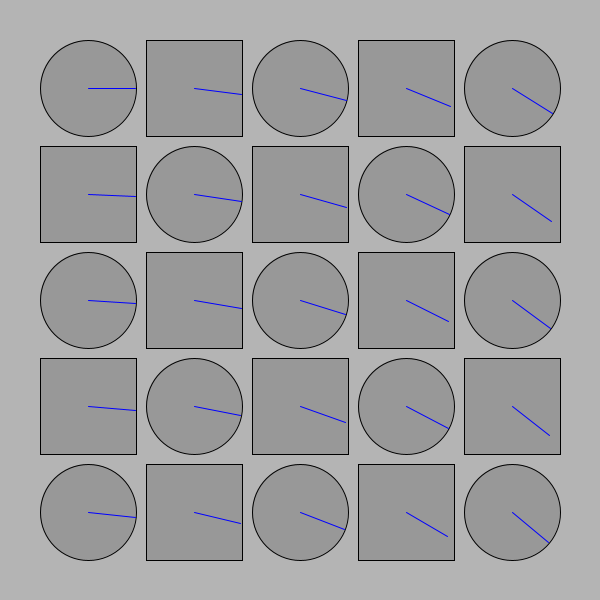
Frame 1 (no input)
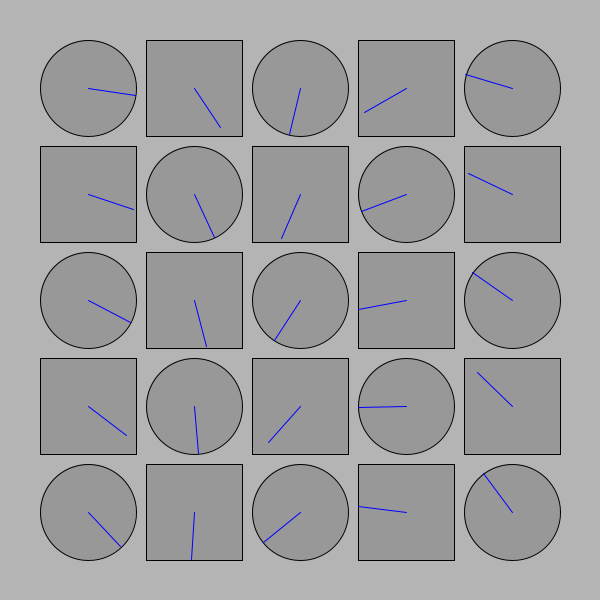
Frame 60 (the mouse pressed at the canvas centre just before this capture)
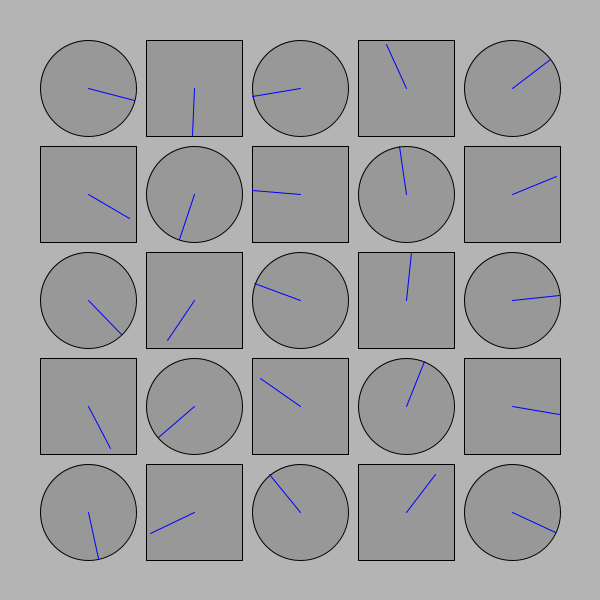
Frame 120 (the mouse held since frame 60 and released just before this capture)

The Processing sketch that drew these frames (run headless with seeded random() and noise(); from frame 60 on, the mouse is pressed at the canvas centre):

// Processing sketch: alternating_clocks
// ── alternating_clocks.pde
void setup() {
  size(600,600);
  background(180);
  noStroke();
  rectMode(CENTER);
  ellipseMode(CENTER);
}

void draw() {
  background(180);
  noStroke();
  
  float margin = 40;
  float gutter = 10;
  int numCells = 5; 
  float cellSize = (width - (2 * margin) - ((numCells - 1) * gutter)) / numCells;
  
  int cellNumber = 0;
  for (int i = 0; i < numCells; i++) {
    for (int j = 0; j < numCells; j++) {
      cellNumber++;
      
      float xPos = margin + (cellSize / 2) + (cellSize + gutter) * i;
      float yPos = margin + (cellSize / 2) + (cellSize + gutter) * j;
      
      float angle = cellNumber * TWO_PI * millis() / 60000.0;
      drawCell(xPos, yPos, cellSize, angle, cellNumber);
    }
  }
}

void drawCell(float x, float y, float size, float angle, int cellNumber) {
  if (cellNumber % 2 == 0) {
    drawSquareClock(x, y, size, angle);
  } else {
    drawRoundClock(x, y, size, angle);
  }
}
      
void drawSquareClock(float x, float y, float size, float angle) {
  stroke(0);
  strokeWeight(1);
  fill(140,180);
  rect(x, y, size, size);
  
  float xEndPoint = x + cos(angle) * size/2;
  float yEndPoint = y + sin(angle) * size/2;
  stroke(0,0,255);
  line(x, y, xEndPoint, yEndPoint);
}

void drawRoundClock(float x, float y, float size, float angle) {
  stroke(0);
  strokeWeight(1);
  fill(140,180);
  ellipse(x, y, size, size);
  
  float xEndPoint = x + cos(angle) * size/2;
  float yEndPoint = y + sin(angle) * size/2;
  stroke(0,0,255);
  line(x, y, xEndPoint, yEndPoint);
}
